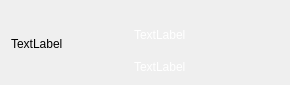
<?xml version="1.0" encoding="UTF-8"?>
<ui version="4.0">
 <class>VideoItemWidget</class>
 <widget class="QWidget" name="VideoItemWidget">
  <property name="geometry">
   <rect>
    <x>0</x>
    <y>0</y>
    <width>290</width>
    <height>85</height>
   </rect>
  </property>
  <property name="sizePolicy">
   <sizepolicy hsizetype="Fixed" vsizetype="Fixed">
    <horstretch>0</horstretch>
    <verstretch>0</verstretch>
   </sizepolicy>
  </property>
  <property name="minimumSize">
   <size>
    <width>290</width>
    <height>80</height>
   </size>
  </property>
  <property name="maximumSize">
   <size>
    <width>290</width>
    <height>85</height>
   </size>
  </property>
  <property name="windowTitle">
   <string>Form</string>
  </property>
  <property name="styleSheet">
   <string notr="true"/>
  </property>
  <layout class="QGridLayout" name="gridLayout">
   <item row="0" column="0">
    <layout class="QHBoxLayout" name="horizontalLayout">
     <property name="spacing">
      <number>6</number>
     </property>
     <item>
      <widget class="QLabel" name="previewImageLabel">
       <property name="minimumSize">
        <size>
         <width>115</width>
         <height>65</height>
        </size>
       </property>
       <property name="maximumSize">
        <size>
         <width>115</width>
         <height>65</height>
        </size>
       </property>
       <property name="styleSheet">
        <string notr="true"/>
       </property>
       <property name="text">
        <string>TextLabel</string>
       </property>
      </widget>
     </item>
     <item>
      <layout class="QVBoxLayout" name="verticalLayout">
       <property name="spacing">
        <number>0</number>
       </property>
       <property name="leftMargin">
        <number>2</number>
       </property>
       <item>
        <widget class="QLabel" name="fileNameLabel">
         <property name="styleSheet">
          <string notr="true">QLabel{
color:white;
font-size:12px;
border-top-left-radius: 5px;
border-top-right-radius: 5px;
}</string>
         </property>
         <property name="text">
          <string>TextLabel</string>
         </property>
        </widget>
       </item>
       <item>
        <widget class="QLabel" name="durationLabel">
         <property name="minimumSize">
          <size>
           <width>0</width>
           <height>15</height>
          </size>
         </property>
         <property name="maximumSize">
          <size>
           <width>16777215</width>
           <height>15</height>
          </size>
         </property>
         <property name="styleSheet">
          <string notr="true">QLabel{
color:white;
font-size:12px;
border-bottom-left-radius: 5px;
border-bottom-right-radius: 5px;
}</string>
         </property>
         <property name="text">
          <string>TextLabel</string>
         </property>
        </widget>
       </item>
      </layout>
     </item>
    </layout>
   </item>
  </layout>
 </widget>
 <resources/>
 <connections/>
</ui>
